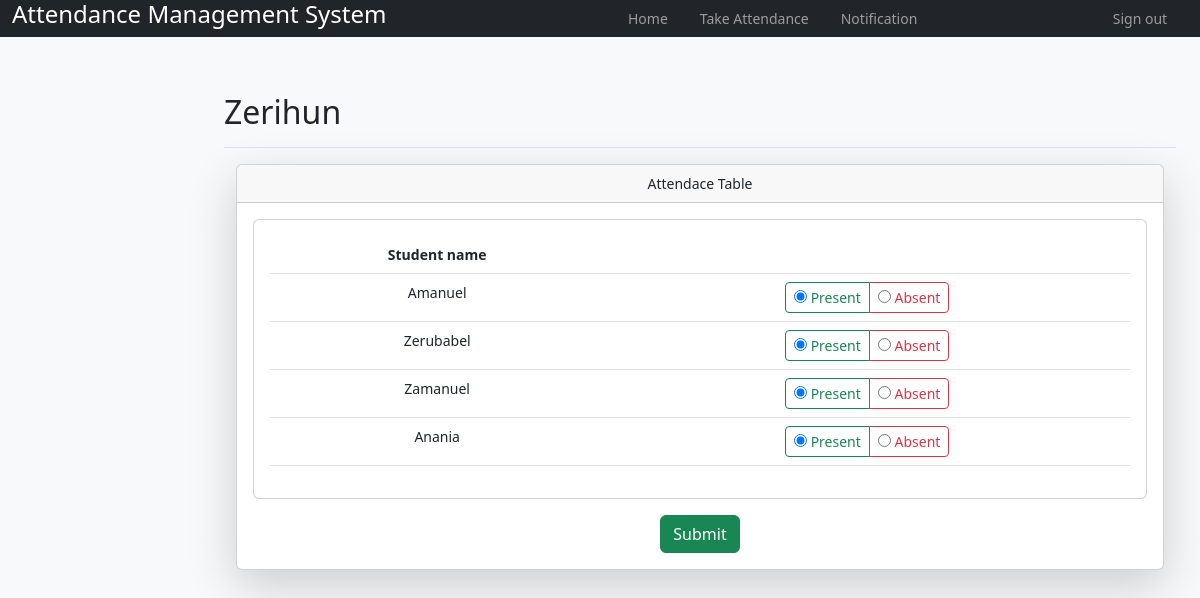
The app's page /teacher/117/attendance/ (signed in) with its own data.
### amsApp/models.py (models this page shows, shortened)
class User(AbstractUser):
    class Role(models.TextChoices):
        ADMIN = "ADMIN", "Admin"
        STUDENT = "STUDENT", "Student"
        TEACHER = "TEACHER", "Teacher"
    base_role = Role.ADMIN
    role = models.CharField(max_length=50, choices=Role.choices)

class Teacher(models.Model):
    user = models.OneToOneField(User, on_delete=models.CASCADE)
    dept = models.ForeignKey(Dept, on_delete=models.CASCADE, null=True)
    name = models.CharField(max_length=100)
    gender = models.CharField(max_length=50, choices=gender_choice)
    DOB = models.DateField(null=True)

class Student(models.Model):
    user = models.OneToOneField(User, on_delete=models.CASCADE)
    class_id = models.ForeignKey(Class, on_delete=models.CASCADE, null=True)
    USN = models.CharField(primary_key='True', max_length=100)
    name = models.CharField(max_length=200)
    gender = models.CharField(max_length=50, choices=gender_choice)
    DOB = models.DateField(null=True)

### amsApp/views.py (the view)
# urls.py: path('teacher/<int:ass_c_id>/attendance/', views.t_attendance, name='t_attendance_url'),
@login_required()
def t_attendance(request, ass_c_id):
    assc = get_object_or_404(AttendanceClass, id=ass_c_id)
    ass = assc.assign
    c = ass.class_id
    context = {
        'ass': ass,
        'c': c,
        'assc': assc,
    }
    return render(request, 'teacher_attendance.html', context)

### amsApp/templates/teacher_attendance.html (shortened to what this page needs)
{% load static %}
{% load avatar_tags %}
{% include "header.html" %}
{% include "teacher_header.html" %}
<div class="container-fluid">
  <div class="row py-3">
    <div class="col d-flex justify-content-md-end justify-content-lg-end">
    </div>
<main class="col-md-9 ms-sm-auto col-lg-10 px-md-4">
  <div class=" align-items-center pt-3 pb-2 mb-3 border-bottom">
    <h1 class="h2">{{ request.user.teacher.name }}</h1>
  </div>
  <div class="container-fluid">
    <div class="row g-5">
        <div class="col">
            <div class="card shadow-lg text-center">
                <div class="card-header">
                  Attendace Table
                </div>
                <div class="card-body">
                  {% if c.student_set.all %}
                  <form action="{% url 'confirm_url' assc.id %}" method="post">
                      <div class="card mb-3">
                             <div class="card-body">
                            <div class="table-responsive">
                              <table class="table table-hover">
                                <thead>
                                  <tr>
                                      <th>Student name</th>
                                      <th></th>
                                  </tr>
                                </thead>
                                  <tbody>
                                  {% for s in c.student_set.all %}
                                      <tr>
                                      <td>{{s.name}}</td>
                                      <td>
                                          <div class="btn-group btn-group-toggle" data-toggle="buttons">
                                                  <label class="btn btn-sm btn-outline-success">
                                                      <input type="radio" name="{{ s.USN }}"   value="present" checked> Present
                                                  </label>
                                                  <label class="btn btn-sm btn-outline-danger">
                                                      <input type="radio" name="{{ s.USN }}" value="absent"> Absent
                                                  </label>
                                          </div>
                                      </td>
                                      </tr>
                                  {% endfor %}
                                  </tbody>
                              </table>
                            </div>
                          </div>
                        </div>
                      <input class="btn btn-success" type="submit" value="Submit">
                  </form>
                   {% else %}
                      <p>No students in Class</p>
                  {% endif %}
                </div>
            </div>
        </div>
    </div>
</div>
</main>
</div>
</div>
{% include "footer.html" %}

### amsApp/static/styles.css (style rules this page uses)
body { font-size: .875rem; }

### records on screen
User: user.teacher.name "Zerihun"
Student: name "Amanuel"
Student: name "Zerubabel"
Student: name "Zamanuel"
Student: name "Anania"
